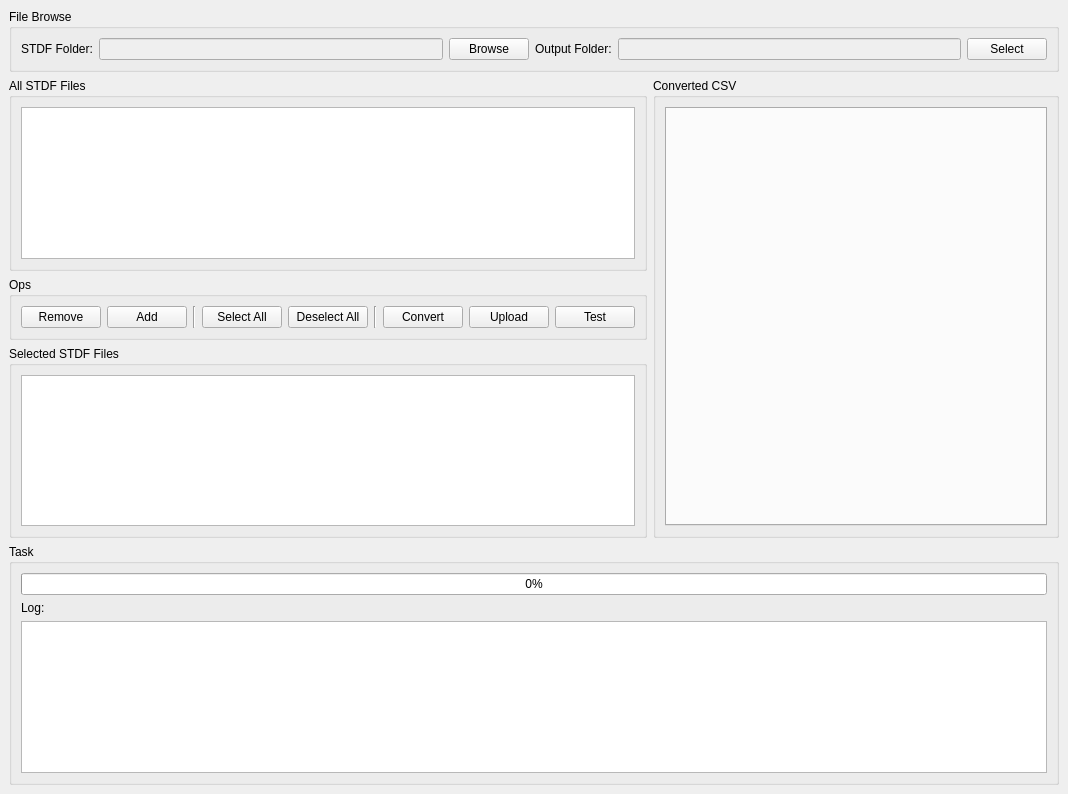
<?xml version="1.0" encoding="UTF-8"?>
<ui version="4.0">
 <class>MainWindow</class>
 <widget class="QMainWindow" name="MainWindow">
  <property name="geometry">
   <rect>
    <x>0</x>
    <y>0</y>
    <width>1068</width>
    <height>794</height>
   </rect>
  </property>
  <property name="windowTitle">
   <string>STDF to CSV</string>
  </property>
  <widget class="QWidget" name="centralwidget">
   <layout class="QGridLayout" name="gridLayout_2">
    <item row="0" column="0" colspan="2">
     <widget class="QGroupBox" name="groupBox">
      <property name="title">
       <string>File Browse</string>
      </property>
      <layout class="QHBoxLayout" name="horizontalLayout">
       <item>
        <widget class="QLabel" name="label">
         <property name="text">
          <string>STDF Folder:</string>
         </property>
        </widget>
       </item>
       <item>
        <widget class="QLineEdit" name="pathEdit">
         <property name="enabled">
          <bool>false</bool>
         </property>
        </widget>
       </item>
       <item>
        <widget class="QPushButton" name="browseButton">
         <property name="text">
          <string>Browse</string>
         </property>
        </widget>
       </item>
       <item>
        <widget class="QLabel" name="label_2">
         <property name="text">
          <string>Output Folder:</string>
         </property>
        </widget>
       </item>
       <item>
        <widget class="QLineEdit" name="outputEdit">
         <property name="enabled">
          <bool>false</bool>
         </property>
        </widget>
       </item>
       <item>
        <widget class="QPushButton" name="outputButton">
         <property name="text">
          <string>Select</string>
         </property>
        </widget>
       </item>
      </layout>
     </widget>
    </item>
    <item row="1" column="0">
     <widget class="QGroupBox" name="groupBox_2">
      <property name="title">
       <string>All STDF Files</string>
      </property>
      <layout class="QHBoxLayout" name="horizontalLayout_2">
       <item>
        <widget class="QListWidget" name="allSTDFList"/>
       </item>
      </layout>
     </widget>
    </item>
    <item row="1" column="1" rowspan="3">
     <widget class="QGroupBox" name="groupBox_6">
      <property name="title">
       <string>Converted CSV</string>
      </property>
      <layout class="QGridLayout" name="gridLayout">
       <item row="0" column="0">
        <widget class="QTabWidget" name="convertedTab">
         <property name="tabPosition">
          <enum>QTabWidget::North</enum>
         </property>
         <property name="tabShape">
          <enum>QTabWidget::Rounded</enum>
         </property>
         <property name="currentIndex">
          <number>-1</number>
         </property>
         <property name="documentMode">
          <bool>false</bool>
         </property>
         <property name="movable">
          <bool>false</bool>
         </property>
        </widget>
       </item>
      </layout>
     </widget>
    </item>
    <item row="2" column="0">
     <widget class="QGroupBox" name="groupBox_5">
      <property name="title">
       <string>Ops</string>
      </property>
      <layout class="QHBoxLayout" name="horizontalLayout_4">
       <item>
        <widget class="QPushButton" name="toLeftButton">
         <property name="text">
          <string>Remove</string>
         </property>
        </widget>
       </item>
       <item>
        <widget class="QPushButton" name="toRightButton">
         <property name="text">
          <string>Add</string>
         </property>
        </widget>
       </item>
       <item>
        <widget class="Line" name="line">
         <property name="orientation">
          <enum>Qt::Vertical</enum>
         </property>
        </widget>
       </item>
       <item>
        <widget class="QPushButton" name="selAllButton">
         <property name="text">
          <string>Select All</string>
         </property>
        </widget>
       </item>
       <item>
        <widget class="QPushButton" name="deSelAllButton">
         <property name="text">
          <string>Deselect All</string>
         </property>
        </widget>
       </item>
       <item>
        <widget class="Line" name="line_2">
         <property name="orientation">
          <enum>Qt::Vertical</enum>
         </property>
        </widget>
       </item>
       <item>
        <widget class="QPushButton" name="convertButton">
         <property name="text">
          <string>Convert</string>
         </property>
        </widget>
       </item>
       <item>
        <widget class="QPushButton" name="uploadButton">
         <property name="text">
          <string>Upload</string>
         </property>
        </widget>
       </item>
       <item>
        <widget class="QPushButton" name="testButton">
         <property name="text">
          <string>Test</string>
         </property>
        </widget>
       </item>
      </layout>
     </widget>
    </item>
    <item row="3" column="0">
     <widget class="QGroupBox" name="groupBox_3">
      <property name="title">
       <string>Selected STDF Files</string>
      </property>
      <layout class="QHBoxLayout" name="horizontalLayout_3">
       <item>
        <widget class="QListWidget" name="selSTDFList"/>
       </item>
      </layout>
     </widget>
    </item>
    <item row="4" column="0" colspan="2">
     <widget class="QGroupBox" name="groupBox_4">
      <property name="title">
       <string>Task</string>
      </property>
      <layout class="QVBoxLayout" name="verticalLayout_2">
       <item>
        <widget class="QProgressBar" name="progressBar">
         <property name="value">
          <number>0</number>
         </property>
        </widget>
       </item>
       <item>
        <widget class="QLabel" name="progressLabel">
         <property name="text">
          <string>Log:</string>
         </property>
        </widget>
       </item>
       <item>
        <widget class="QTextEdit" name="logEdit">
         <property name="readOnly">
          <bool>true</bool>
         </property>
        </widget>
       </item>
      </layout>
     </widget>
    </item>
   </layout>
  </widget>
 </widget>
 <resources/>
 <connections/>
</ui>
